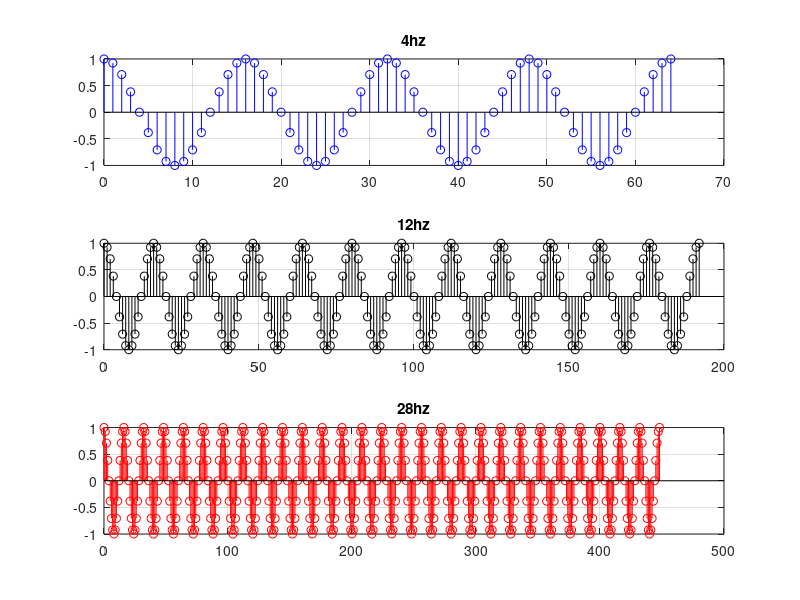

The MATLAB source for this figure:
n=0:1:64;
x1=cos(n*pi/8);
subplot(3,1,1),stem(n,x1,'bo');
title('4hz');
grid;
n=0:1:192;
x2=cos(n*pi/8);
subplot(3,1,2),stem(n,x2,'ko');
title('12hz');
grid;
n=0:1:448;
x3=cos(n*pi/8);
subplot(3,1,3),stem(n,x3,'ro');
title('28hz');
grid;